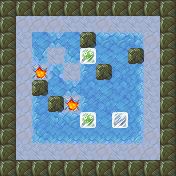

Below is a game level as drawn by its tile map, then a one-line description and the .tmx that defines it (tile-layer data replaced by summaries):
An orthogonal 11x11 tile map with 16x16 px tiles, 4 tile layers (Bottom, Floor, FloorTop, Blocks), 5 tilesets.

<map version="1.0" orientation="orthogonal" width="11" height="11" tilewidth="16" tileheight="16">
 <tileset firstgid="1" name="ground" tilewidth="16" tileheight="16">
  <image source="assets/tileset-ground.png" width="48" height="16" />
 </tileset>
 <tileset firstgid="4" name="misc" tilewidth="16" tileheight="16">
  <image source="assets/tileset-misc.png" width="64" height="16" />
  <tile id="3">
   <properties>
    <property name="goal" value="true" />
   </properties>
  </tile>
 </tileset>
 <tileset firstgid="8" name="pushblocks" tilewidth="16" tileheight="16">
  <image source="assets/tileset-pushblocks.png" width="48" height="16" />
  <tile id="1">
   <properties>
    <property name="goal" value="true" />
    <property name="sprite" value="assets/frozen.sprite" />
   </properties>
  </tile>
 </tileset>
 <tileset firstgid="11" name="rocks" tilewidth="16" tileheight="16">
  <properties>
   <property name="collision" value="true" />
  </properties>
  <image source="assets/tileset-rocks.png" width="256" height="48" />
 </tileset>
 <tileset firstgid="59" name="slippery" tilewidth="16" tileheight="16">
  <properties>
   <property name="slippery_block" value="true" />
   <property name="slippery_player" value="true" />
  </properties>
  <image source="assets/tileset-slippery.png" width="256" height="48" />
 </tileset>
 <layer name="Bottom" width="11" height="11">
  <data>[121 cells, 121 non-empty, 2 distinct tile ids]</data>
 </layer>
 <layer name="Floor" width="11" height="11">
  <properties>
   <property name="player_offset_y" value="-1" />
   <property name="player_sprite" value="assets/dino.sprite" />
  </properties>
  <data>[121 cells, 47 non-empty, 18 distinct tile ids]</data>
 </layer>
 <layer name="FloorTop" width="11" height="11">
  <data>[121 cells, 45 non-empty, 2 distinct tile ids]</data>
 </layer>
 <layer name="Blocks" width="11" height="11">
  <data>[121 cells, 3 non-empty, 2 distinct tile ids]</data>
 </layer>
</map>
